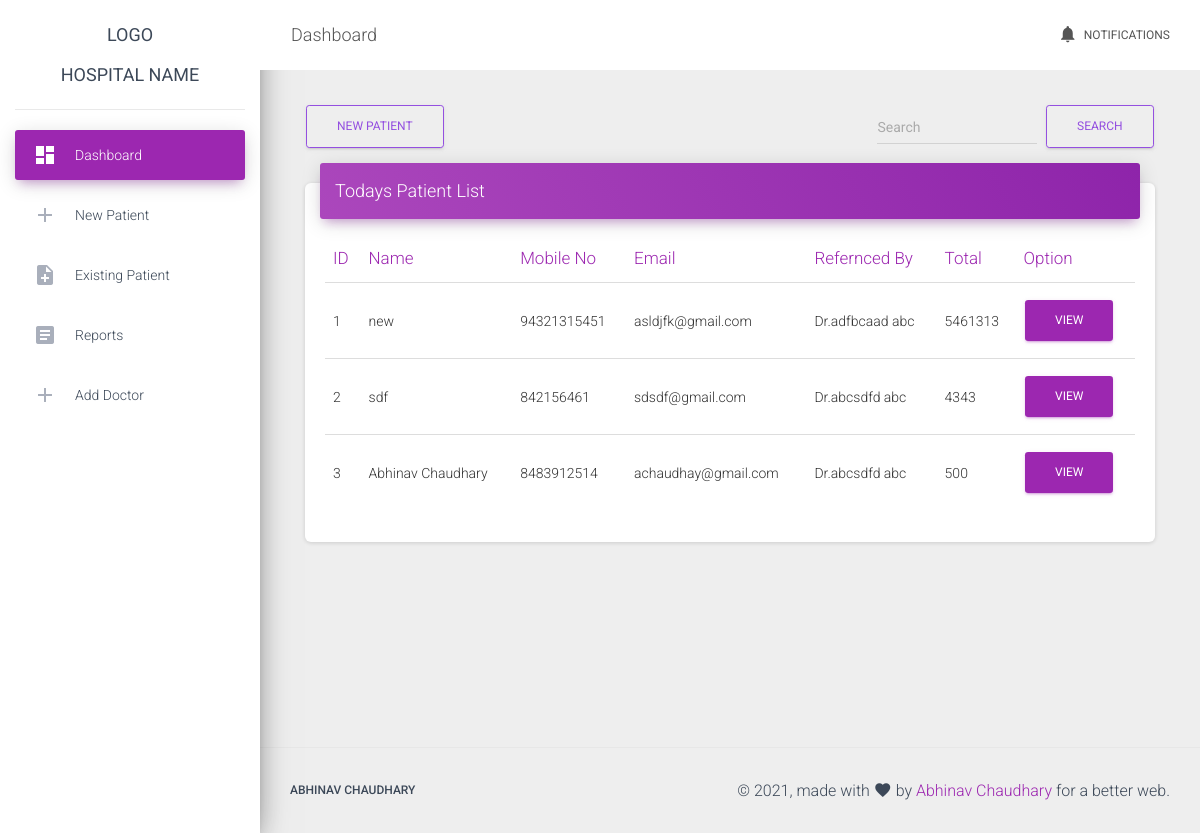
/patient/ (signed in), run on the app's committed database.
### app/models.py (models this page shows, shortened)
class Patient(models.Model):
    name = models.CharField(max_length=200)
    adrs = models.CharField(max_length=500)
    email = models.EmailField()
    mobileNo = models.CharField(max_length=20)
    referedBy = models.CharField(max_length=100)
    remark  = models.CharField(max_length=100,null=True,blank=True)
    total = models.IntegerField()
    method = models.CharField(max_length=50 ,null=True,blank=True)
    trId = models.CharField(max_length=50 ,null=True,blank=True)
    date = models.DateField(auto_now_add=True)

### app/views.py (the view)
# urls.py: path('patient/',patient,name="patient"),
@login_required
def patient(request):
    ptn = Patient.objects.filter(date=datetime.datetime.today()).order_by("-id")
    return render(request, 'newPatient/patient.html',{"ptn":ptn})

### app/templates/newPatient/patient.html (shortened to what this page needs)
{% extends 'base.html' %}
{% load static %}
{% block mainbody %}
      <div class="content">
        <div class="container-fluid">
          <div class="row">
            <div class="col-md-12">
                 <div class=" ">
                   <div class="form-inline my-2 my-lg-0 ">
                   <a class="btn  btn-outline-success" href="{% url 'newPatient' %}" role="button">New Patient</a>
                    <input class="form-control mr-sm-2 ml-auto" id="srcbtn" type="search" placeholder="Search" aria-label="Search">
                    <button class="btn btn-outline-success my-2 my-sm-0"  type="submit">Search</button>
                  </div>
                 </div>
              <div class="card">
                <div class="card-header card-header-primary ">
                  <h4 class="card-title d-inline "> Todays Patient List </h4>
                </div>
                <div class="card-body">
                  <div class="table-responsive">
                    <table class="table" id="patientdata">
                      <thead class=" text-primary">
                        <th>
                          ID
                        </th>
                        <th>
                          Name
                        </th>
                        <th>
                          Mobile No
                        </th>
                        <th>
                          Email
                        </th>
                        <th>
                          Refernced By
                        </th>
                        <th>
                          Total
                        </th>
                         <th>
                          Option
                        </th>
                      </thead>
                      <tbody>
                      {% for i in ptn %}
                        <tr>
                          <td>
                            {{forloop.counter}}
                          </td>
                          <td>
                            {{i.name}}
                          </td>
                          <td>
                            {{i.mobileNo}}
                          </td>
                          <td>
                            {{i.email}}
                          </td>
                          <td >
                           {{i.referedBy}}
                          </td>
                          <td >
                           {{i.total}}
                          </td>
                          <td >
                           <a class="btn btn-primary" href="{% url 'viewPatient' i.id %}" role="button">View</a>
                          </td>
                        </tr>
                        {% endfor %}
                      </tbody>
                    </table>
                  </div>
                </div>
              </div>
            </div>
          </div>
        </div>
      </div>{% endblock mainbody %}

### app/templates/base.html (shortened to what this page needs)
{% load static %}
<!doctype html>
<html lang="en">
<head>
  <link rel="stylesheet" href="https://maxcdn.bootstrapcdn.com/font-awesome/latest/css/font-awesome.min.css">
  <link href="{% static 'assets\css\material-dashboard.min.css' %}" rel="stylesheet" />
  <link href="{% static 'assets\css\style.css' %}" rel="stylesheet" />
</head>
<body>
  <div class="wrapper ">
    <div class="sidebar" data-color="purple" data-background-color="white">
      <div class="logo">
        <a href="" class="simple-text logo-mini">
         Logo
        </a>
        <a href="" class="simple-text logo-normal">
          Hospital Name
        </a>
      </div>
      <div class="sidebar-wrapper">
        <ul class="nav">
          <li class="nav-item active hovereff   ">
            <a class="nav-link" href="{% url 'dashboard' %}">
              <i class="material-icons">dashboard</i>
              <p>Dashboard</p>
            </a>
          </li>
          <li class="nav-item  hovereff ">
            <a class="nav-link" href="{% url 'patient' %}">
              <i class="material-icons">add</i>
              <p>New Patient</p>
            </a>
          </li>
           <li class="nav-item  hovereff ">
            <a class="nav-link" href="{% url 'existingPatient' %}">
              <i class="material-icons">note_add</i>
              <p>Existing Patient</p>
            </a>
          </li>
           <li class="nav-item  hovereff ">
            <a class="nav-link" href="#0">
              <i class="material-icons">article</i>
              <p>Reports</p>
            </a>
          </li>
           <li class="nav-item  hovereff ">
            <a class="nav-link" href="{% url 'addDoctor' %}">
              <i class="material-icons">add</i>
              <p>Add Doctor</p>
            </a>
          </li>
        </ul>
      </div>
    </div>
    <div class="main-panel">
      <nav class="navbar navbar-expand-lg bg-FFFFFF navbar-absolute fixed-top ">
        <div class="container-fluid">
          <div class="navbar-wrapper">
            <a class="navbar-brand" href="javascript:;">Dashboard</a>
          </div>
          <div class="collapse navbar-collapse justify-content-end">
            <ul class="navbar-nav">
              <li class="nav-item">
                <a class="nav-link" href="javascript:;">
                  <i class="material-icons">notifications</i> Notifications
                </a>
              </li>
            </ul>
          </div>
        </div>
      </nav>
      <div class="content">
        <div class="container-fluid">
            {% block mainbody %}{% endblock mainbody %}
        </div>
      </div>
      <footer class="footer">
        <div class="container-fluid">
          <nav class="float-left">
            <ul>
              <li>
                <a href="">
                  Abhinav Chaudhary
                </a>
              </li>
            </ul>
          </nav>
          <div class="copyright float-right">
            &copy;
            , made with <i class="material-icons">favorite</i> by
            <a href="" target="_blank">Abhinav Chaudhary</a> for a better web.
          </div>
        </div>
      </footer>
    </div>
  </div>
</body>
</html>

### app/static/assets/css/style.css (style rules this page uses)
.bg-FFFFFF { background-color:#FFFFFF !important; box-shadow: none; }
.btn-outline-success { color: #944FE0 !important; border-color: #944FE0 !important; }

### data on the page
Patient: name "new", mobileNo "94321315451", email "asldjfk@gmail.com", referedBy "Dr.adfbcaad abc", total "5461313"
Patient: name "sdf", mobileNo "842156461", email "sdsdf@gmail.com", referedBy "Dr.abcsdfd abc", total "4343"
Patient: name "Abhinav Chaudhary", mobileNo "8483912514", email "achaudhay@gmail.com", referedBy "Dr.abcsdfd abc", total "500"
